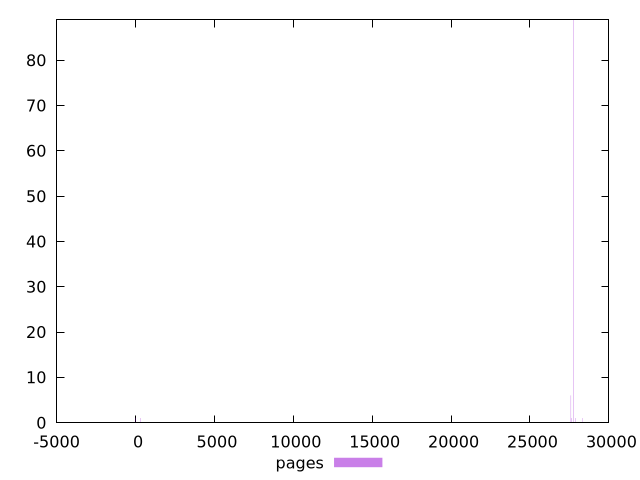

The script that saved this image:
$_pages <<EOF
28324.80489710509 1
27756.414163383914 89
27590.63353271524 6
0 1
27614.31647995362 1
27898.51184681421 1
307.87831409896836 1
EOF
set key outside below
set terminal pngcairo
set output "report_00005_2020-11-02T22-26-11.212Z/uses-webp-images/pages//raw_hist.png"
set yrange [0:89]
set boxwidth 23.68294723838218
set style fill transparent solid 0.5 noborder
plot $_pages title "pages" with boxes ,
